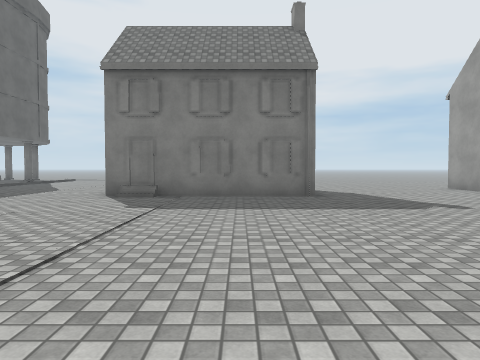
view 1 (above)

17 first-person views from a walk through a Unity game level. The camera is 1.3 m above the floor, tilts 2° down and sees 70° across. The floor is counted in squares, 2 m on a side. Each view is taken from the middle of a square. On the plan, view 1 faces up. The plan holds only what a view shows up to about 10 squares ahead; the rest is blank. The place goes on beyond the plan. Surface patterns are stand-ins for the level's own textures.

view 2
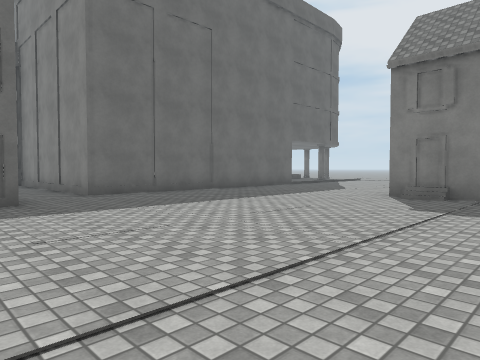

view 3
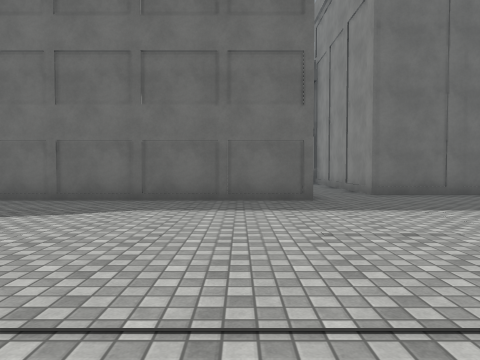

view 4
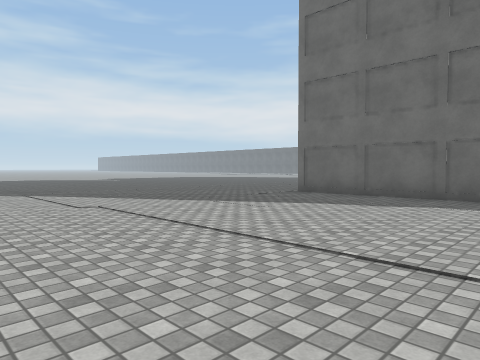

view 5
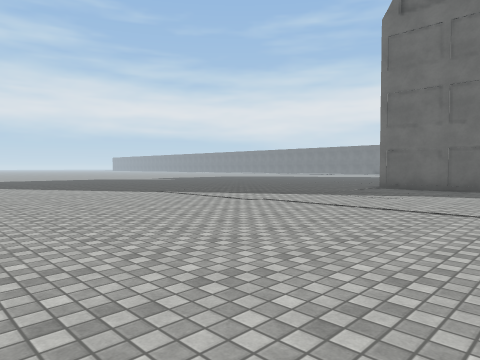

view 6
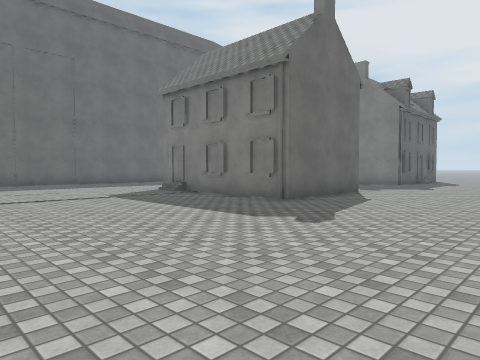

view 7
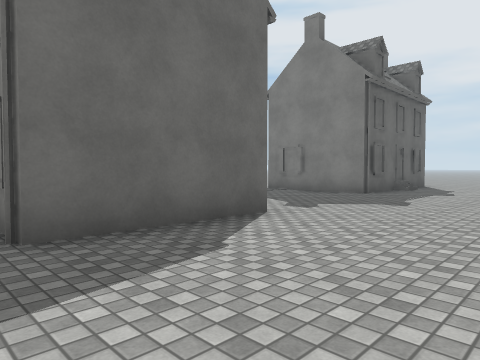

view 8
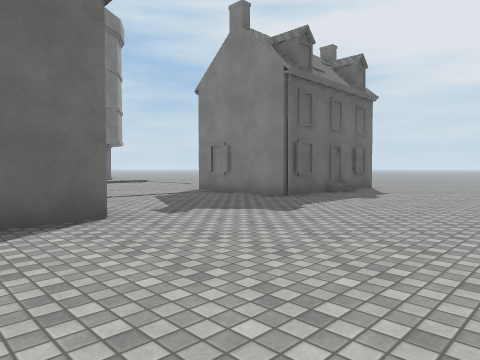

view 9
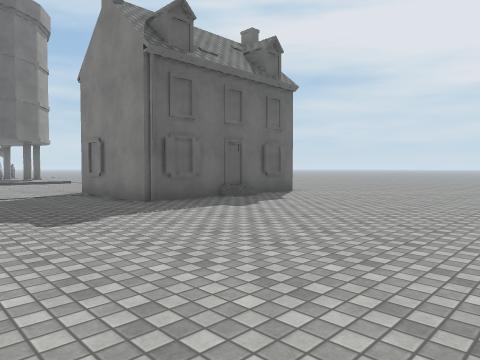

view 10
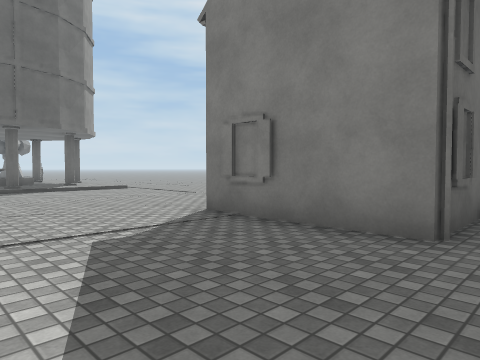

view 11
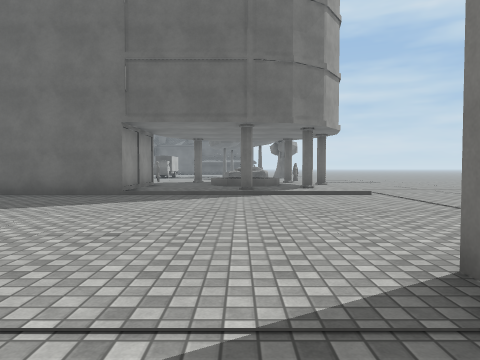

view 12
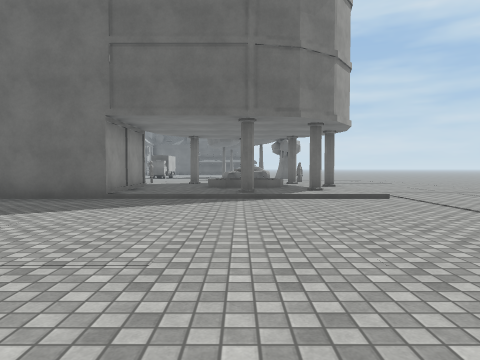

view 13
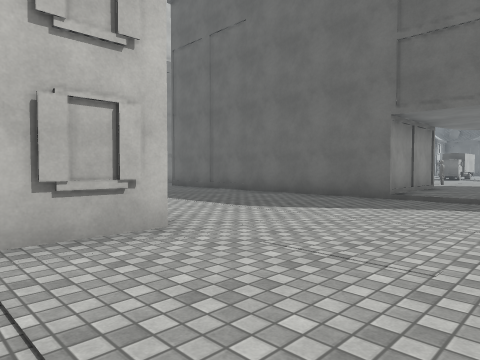

view 14
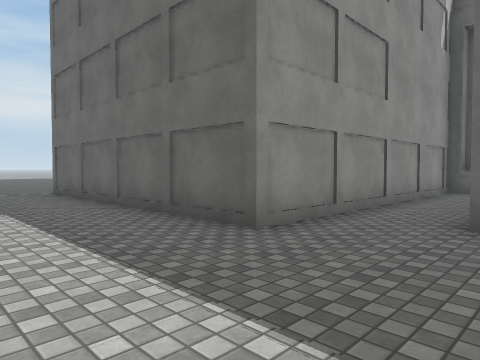

view 15
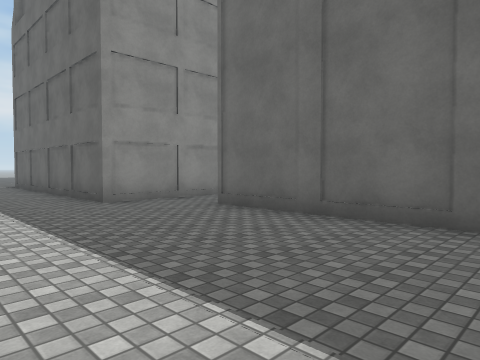

view 16
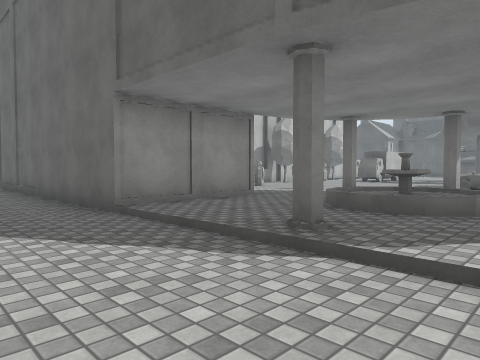

view 17
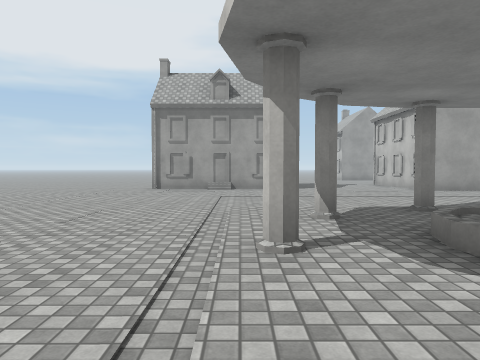

### Floor plan
Key: @ floor where view 1 was taken; # wall or solid block; . floor; / step, stairs or slope; C car; O other object.
Columns run from 18 left of view 1 to 7 right of it. Each row starts with its distance up from view 1.
 18      ..........    #.....
 17     ///O//.....    #.....
 16      O   O......####.....
 15 C         ................
 14 C        O................
 13 C         ................
 12           ................
 11        ###.....##  #.....
 10           .....    #.....#
  9           .....    #.....
  8           .....#####.....
  7           ..............
  6           ..............
  5           ...............
  4           ...............
  3        .##...............
  2    #.....................
  1    ########O........
  0           ##......@.
 -1            #...........
 -2            #...........
 -3            #...........
 -4            #...........
 -5            #..........
 -6            ...........
 -7            ...........
 -8             ..........

Positions as (right, up) in squares from view 1, and headings:
1: (0, 0), facing up
2: (0, 0), facing up-left
3: (0, 0), facing left
4: (1, 0), facing down-left
5: (4, -1), facing down-left
6: (6, 2), facing up-left
7: (5, 7), facing up-left
8: (6, 9), facing up-left
9: (7, 12), facing up-left
10: (2, 12), facing up-left
11: (0, 14), facing left
12: (-1, 14), facing left
13: (-1, 14), facing down-left
14: (-4, 4), facing down-left
15: (-4, 8), facing down-left
16: (-6, 16), facing down-left
17: (-14, 17), facing right
